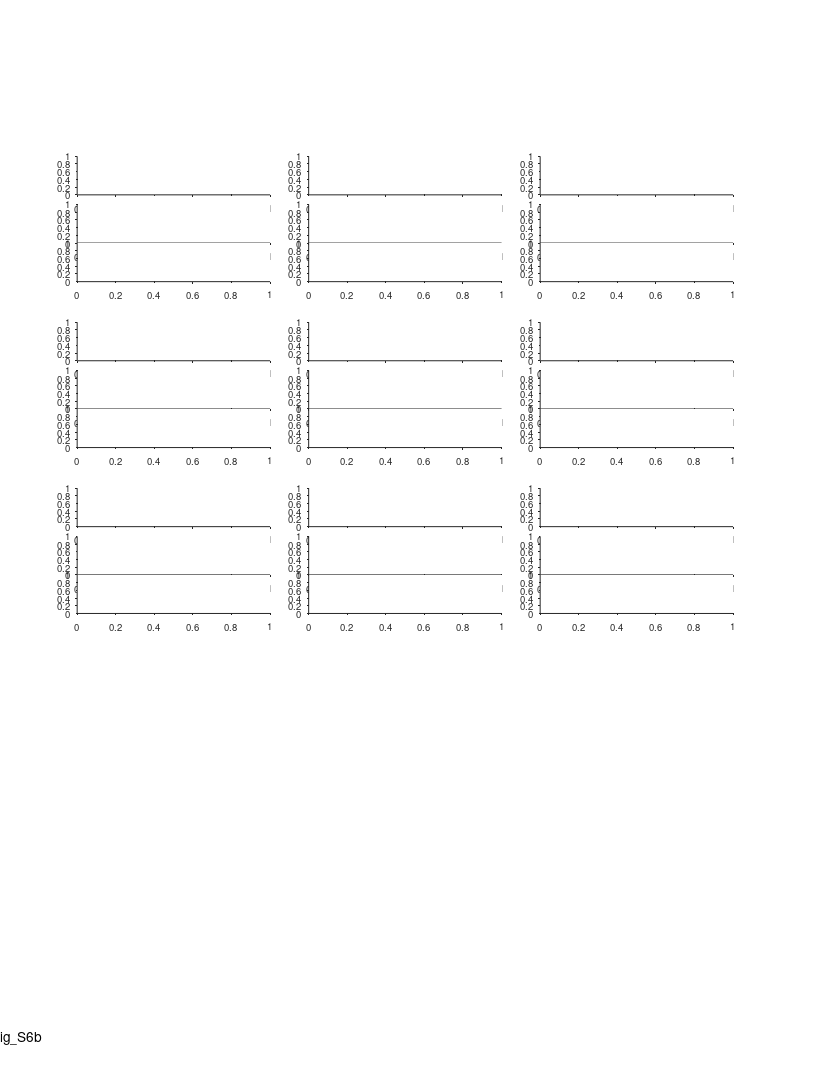

The MATLAB source for this figure: (Note: this script raises an error after producing the figure.)
%% Large Scale - Fig. S6 - many FR maps examples

%%
% clear 
% clc
close all
clearvars -except grp data

%% params

% order_feature = 'largest';
% order_feature = 'mean';
% order_feature = 'median';
order_feature = 'ratio';

% grp_type = 'mod';
grp_type = 'div';

% grp = -1;

%% define output files
res_dir = 'L:\paper_figures';
mkdir(res_dir)
fig_name_str = 'fig_S6b';
fig_caption_str = 'many FR map examples';
log_name_str = [fig_name_str '_log_file' '.txt'];
log_name_str = strrep(log_name_str , ':', '-');
log_name_str = strrep(log_name_str , ' ', '_');
log_name_out = fullfile(res_dir, log_name_str);

%% open log file
diary off
diary(log_name_out)
diary on
disp('Log file');
disp(['created: ', datestr(clock)]);
disp('======================================================');
disp([fig_name_str ': ' fig_caption_str]);
disp('======================================================');
disp('');

%% create figure
% =========================================================================
% figure_size_cm = [21.0 29.7]; % ~A4
figure_size_cm = [21.6 27.9]; % ~US letter
figure ;
% Some WYSIWYG options:
set(gcf,'DefaultAxesFontSize',7);
set(gcf,'DefaultAxesFontName','helvetica');
set(gcf,'DefaultAxesUnits','centimeters');
set(gcf,'PaperType','usletter')
% set(gcf,'PaperType','<custom>');
set(gcf,'PaperUnits','centimeters','PaperPosition',[0 0 figure_size_cm]);
set(gcf,'PaperOrientation','portrait');
set(gcf,'Units','centimeters','Position',get(gcf,'paperPosition')+[0 0 0 0]); % position on screen...
set(gcf, 'Renderer', 'painters');
set(groot, 'defaultAxesTickDir', 'out');
set(groot, 'defaultAxesTickDirMode', 'manual');
annotation('textbox', [0.5 1 0 0], 'String',fig_name_str, 'HorizontalAlignment','center','Interpreter','none', 'FitBoxToText','on');
pause(0.2); % workaround to solve matlab automatically changing the axes positions...

% create panels
% create panels
panel_size_raster = [5 1];
panel_size_FR_map = [5 1];
panel_pos = [2 12];
clear panels
for ii=1:3
    for jj=1:3
        offset_x = (ii-1)*6;
        offset_y = (jj-1)*4.3;
        offset = panel_pos + [offset_x offset_y];
        panels(ii,jj,1) = axes('position', [offset+[0 2.25] panel_size_FR_map]);
        panels(ii,jj,2) = axes('position', [offset+[0 1   ] panel_size_raster]);
        panels(ii,jj,3) = axes('position', [offset+[0 0   ] panel_size_raster]);
    end
end
panels = panels(:,3:-1:1,:);
panels = reshape(panels,[9 3]);
n_examples = 9;

%% load data
if ~exist('data','var')
    data = load('L:\processed_data_structs\cells_with_FE.mat');
end

%% arrange data
cells = data.cells;
signif = cat(1,cells.signif);
signif = arrayfun(@(x)(x.TF),signif);
signif = any(signif,2);
cells = cells(signif);

for ii_cell = 1:length(cells)
    cells(ii_cell).cell_num = cells(ii_cell).details.cell_num;
    cells(ii_cell).largest = cells(ii_cell).stats.all.field_largest;
    cells(ii_cell).smallest = cells(ii_cell).stats.all.field_smallest;
    cells(ii_cell).mean = cells(ii_cell).stats.all.field_size_mean;
    cells(ii_cell).median = cells(ii_cell).stats.all.field_size_mean;
    cells(ii_cell).ratio = cells(ii_cell).stats.all.field_ratio_LS;
    cells(ii_cell).nfields = cells(ii_cell).stats.all.field_num;
    if cells(ii_cell).nfields == 1
        cells(ii_cell).largest = cells(ii_cell).mean;
        cells(ii_cell).smallest = cells(ii_cell).mean;
        cells(ii_cell).ratio = 1;
    end
end

switch order_feature
    case 'mean'
        order_feature_values = [cells.mean];
    case 'median'
        order_feature_values = [cells.median];
    case 'largest'
        order_feature_values = [cells.largest];
    case 'ratio'
        order_feature_values = [cells.ratio];
end
% sort
[order_feature_values,sort_IX] = sort(order_feature_values);
cells = cells(sort_IX);
order_feature_IX = 1:length(cells);
n_grps = ceil(length(cells) / n_examples);
switch grp_type
    case 'mod'
        grps = mod(order_feature_IX,n_grps);
    case 'div'
        grps = ceil(order_feature_IX./n_examples);
end
[cells.grp] = disperse(grps);
[cells.order_feature_IX] = disperse(order_feature_IX);
[cells.order_feature_value] = disperse(order_feature_values);
[cells.order_feature_prc] = disperse(100 * order_feature_IX / length(cells));

%% choose 
Tamir_options = [478 52 85 527 578 514 623 684 66 645 298 178 113 486 447 285 462 274 67 231 694 582 72 682 631 658 188 176 474 323];
Tamir_options = sort(Tamir_options);
switch grp
    case -1
        IX = ismember([cells.cell_num], Tamir_options(1:9) );
        [cells(IX).grp] = disperse(repelem(grp,sum(IX)));
    case -2
        IX = ismember([cells.cell_num], Tamir_options(10:18) );
        [cells(IX).grp] = disperse(repelem(grp,sum(IX)));
    case -3
        IX = ismember([cells.cell_num], Tamir_options(19:27) );
        [cells(IX).grp] = disperse(repelem(grp,sum(IX)));
    case -4
        IX = ismember([cells.cell_num], Tamir_options(28:30) );
        [cells(IX).grp] = disperse(repelem(grp,sum(IX)));
end

cell_examples = cells([cells.grp] == grp);

%% make sure none of the chosen examples are from fig 2
fig_2_cell_examples = [433;  56;  51; 609; 419; 477;  57; 628; 337];
if grp<0
    fig_supp_cell_examples = [cell_examples.cell_num];
    is_duplicate = ismember(fig_supp_cell_examples, fig_2_cell_examples);
    if any(is_duplicate)
        duplicate_cell_num = fig_supp_cell_examples(is_duplicate)
        error('Same neuron as in Fig 2!!!!');
    end
    fig_supp_cell_examples
end

%% plot
prm = PARAMS_GetAll();
for ii_cell = 1:length(cell_examples)
    %%
    cell = cell_examples(ii_cell);
    c = prm.graphics.colors.flight_directions;
    
    % map
    axes(panels(ii_cell, 1));
    cla
    hold on
    maps=[cell.FR_map.all];
    x = maps(1).bin_centers;
    y = cat(1,maps.PSTH);
    m = round(max(y(:)));
    ylimits = [0 m+1];
    % low-speed area
    area_lowerval = ylimits(1) - 0.23*range(ylimits);
    area_upperval = ylimits(1) - 1e-2*range(ylimits);
    area([4 prm.fields.valid_speed_pos(1)]    , repelem(area_upperval,2), area_lowerval, 'FaceColor',0.7*[1 1 1],'EdgeColor','none','ShowBaseLine','off','Clipping','off');
    area([  prm.fields.valid_speed_pos(2) 194], repelem(area_upperval,2), area_lowerval, 'FaceColor',0.7*[1 1 1],'EdgeColor','none','ShowBaseLine','off','Clipping','off');
    h=plot(x,y);
    [h.Color] = disperse(c);
    box off
    h=gca;
    h.TickDir = 'out';
    h.XTick = [];
    h.YTick = [0 m];
    h.YLim = ylimits;
    h.XLim = [0 200];
    
    % fields (same axis)
    dir_offsets = [-0.1 -0.17]+0.015;
    for ii_dir=1:2
        fields = cell.fields{ii_dir};
        if isfield(fields,'in_low_speed_area')
            fields([fields.in_low_speed_area])=[];
        end
        for ii_field = 1:length(fields)
            
            [xaf,yaf] = ds2nfu(fields(ii_field).edges_prc, repelem(dir_offsets(ii_dir)*range(h.YLim),2));
            annotation('line',xaf,yaf,'Linewidth', 2, 'Color', c{ii_dir});
        end
    end
    
    % cell details
    text(0,1.5,sprintf('cell %d',cell.details.cell_num),'FontSize',6,'Units','normalized','HorizontalAlignment','left');
    text(0,1.2,cell.details.cell_ID,'FontSize',5,'Units','normalized','HorizontalAlignment','left','Interpreter','none','Interpreter','none');
    text(1,1.5,sprintf('max/min/mean/median/ratio'),'FontSize',6,'Units','normalized','HorizontalAlignment','Right');
    text(1,1.2,sprintf('%.1f / %.1f / %.1f / %.1f / %.1f',...
                        cell.largest,...
                        cell.smallest,...
                        cell.mean,...
                        cell.median,...
                        cell.ratio),'FontSize',6,'Units','normalized','HorizontalAlignment','Right');
    text(1,1.0,sprintf('%d/%d=%.0f%%',cell.order_feature_IX, length(cells), cell.order_feature_prc),'FontSize',6,'Units','normalized','HorizontalAlignment','Right');
    
    % rasters
    FEs = [cell.FE];
    for ii_dir=1:2
        axes(panels(ii_cell, ii_dir+1));
        cla
        FE = FEs{ii_dir};
        x = [FE.spikes_pos];
        [FE.number2] = disperse(1:length(FE));
        y = arrayfun(@(FE)(FE.number2*ones(1,FE.num_spikes)),FE,'UniformOutput',0);
        y = [y{:}];
        plot(x,y,'.','Color',c{ii_dir},'MarkerSize',0.05);
        box off
        h=gca;
        m = length(FE);
        h.YTick = [1 m];
        h.XLim = [0 200];
        h.YLim = [0 m+1];
        switch ii_dir
            case 1
                h.XTick = [];
                h.YTickLabel = {'',num2str(m)};
            case 2
                h.XTick = 0:50:200;
                h.XRuler.TickLabelGapOffset = -2;
                h.YTickLabel = {'1',num2str(m)};
                h.TickDir = 'out';
        end
    end
    % fields num (here to be above the 
    for ii_dir=1:2
        fields = cell.fields{ii_dir};
        if isfield(fields,'in_low_speed_area')
            fields([fields.in_low_speed_area])=[];
        end
        dir_offsets =2.05+[0.18 0];
        text(1.05, dir_offsets(ii_dir), num2str(length(fields)), 'Units','normalized', 'Color', c{ii_dir},...
            'HorizontalAlignment','right', 'VerticalAlignment','middle','FontSize',6);
    end
end


%% add x/y labels for specific panels
for ii = [7 8 9]
    axes(panels(ii, 3));
    xlabel('Position (m)', 'Units','normalized','Position',[0.5 -0.35]);
end
for ii = [1 4 7]
    axes(panels(ii, 3));
%     ylabel('Time (min)',   'Units','normalized','Position',[-0.1 1]);
    ylabel('Flight no.',   'Units','normalized','Position',[-0.1 1]);
    axes(panels(ii, 1));
    ylabel({'Firing rate';'(Hz)'},   'Units','normalized','Position',[-0.07 0.42]);
end

%% add direction arrows
arrow_x = 0.1 +[0 0.05];
arrow_y = repelem(0.93,2);
clear h
h(1)=annotation('arrow',arrow_x,      arrow_y+0.008,  'Color', prm.graphics.colors.flight_directions{1});
h(2)=annotation('arrow',flip(arrow_x),arrow_y      ,  'Color', prm.graphics.colors.flight_directions{2});
[h.HeadWidth] = disperse([5 5]);
[h.HeadLength] = disperse([5 5]);

%%













%%
fig_details_str = {
    sprintf('order_feature: %s',order_feature)
    sprintf('grp_type: %s',grp_type)
    sprintf('grp: %d',grp)
    };
annotation('textbox', [0.2 0.4 0 0], 'String',fig_details_str, 'HorizontalAlignment','left','Interpreter','none', 'FitBoxToText','on');

fig_S6_cells_by_largest = [405 323 176 178 67 113 684 298 462 478 486 723 578 67 658 635 645 623];
fig_2_cell_examples_str = ...
    {'fig 2 cells:';...
    sprintf('%d, ',fig_2_cell_examples);...
    '';...
    'fig S6 chosen by largest:';...
    sprintf('%d, ',fig_S6_cells_by_largest(1:9));...
    sprintf('%d, ',fig_S6_cells_by_largest(10:18))};
annotation('textbox', [0.55 0.4 0 0], 'String',fig_2_cell_examples_str, 'HorizontalAlignment','left','Interpreter','none', 'FitBoxToText','on');

%% print/save the figure
fig_name_out = fullfile(res_dir, sprintf('%s_order_by_%s_grp_type_%s_grp_%d',...
    fig_name_str,...
    order_feature,...
    grp_type,...
    grp));
print(gcf, fig_name_out, '-dpdf', '-cmyk', '-painters');
% print(gcf, fig_name_out, '-dtiff', '-cmyk', '-painters');
% saveas(gcf , fig_name_out, 'fig');
disp('figure was successfully saved to pdf/tiff/fig formats');

